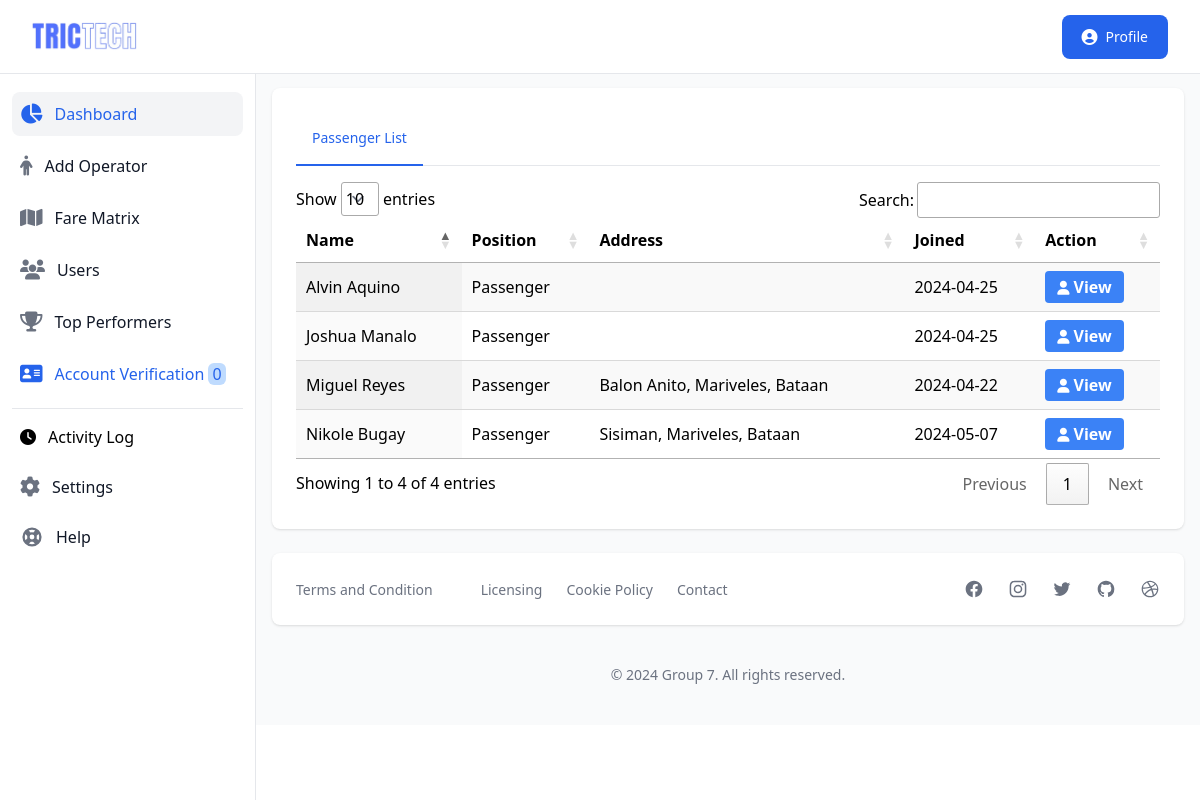
Screenshot of /view/passenger-view.php (signed in) with the database file from the repository.
### tables this page shows
CREATE TABLE `account` (
  `id` int(11) NOT NULL,
  `unique_id` varchar(100) NOT NULL,
  `profile_img` varchar(250) DEFAULT NULL,
  `fname` varchar(50) NOT NULL,
  `lname` varchar(50) NOT NULL,
  `email` varchar(50) NOT NULL,
  `contact` varchar(20) NOT NULL,
  `birthdate` varchar(20) DEFAULT NULL,
  `address` varchar(100) DEFAULT NULL,
  `password` varchar(255) NOT NULL,
  `status` varchar(20) NOT NULL,
  `suspension` varchar(30) DEFAULT 'NO',
  `suspension_reason` varchar(255) DEFAULT NULL,
  `position` varchar(20) NOT NULL,
  `type` varchar(30) NOT NULL,
  `vercode` varchar(6) DEFAULT NULL,
  `date` varchar(50) NOT NULL
);

### view/passenger-view.php (the view, shortened to what this page needs)
<?php
    include '../database/connect.php';
    $unique_id = $_SESSION['unique_id'];
    $sqlUser = mysqli_query($conn,"SELECT * FROM account WHERE unique_id = '$unique_id';");
    if(mysqli_num_rows($sqlUser) > 0){
        while($row = mysqli_fetch_assoc($sqlUser)){
            $getType = $row["type"];
        }
    }
?>
<!DOCTYPE html>
<html lang="en">
<head>
    <link rel="stylesheet" href="dist/output.css">
    <link rel="stylesheet" href="https://cdn.datatables.net/1.13.1/css/jquery.dataTables.min.css">
    <link rel="stylesheet" href="https://cdnjs.cloudflare.com/ajax/libs/font-awesome/6.2.1/css/all.min.css" />
    <link rel="stylesheet" href="https://cdn.jsdelivr.net/npm/tw-elements/dist/css/index.min.css" />
    <script src="https://cdn.tailwindcss.com"></script>
</head>
<body>
    <div>
        <nav class="bg-white border-b border-gray-200 fixed z-30 w-full">
            <div class="px-3 py-3 lg:px-5 lg:pl-3">
                <div class="flex items-center justify-between">
                    <div class="flex items-center justify-start">
                        <a href="index.php" class="text-xl font-bold flex items-center p-2 lg:ml-2.5">
                            <img class="w-20 lg:w-28" src="../images/logo.png" alt="logo">
                        </a>
                    </div>
                    <div class="flex items-center">
                        <div class="hidden lg:block">
                            <a href="#" id="dropdownDefault" data-dropdown-toggle="dropdown" class="sm:inline-flex ml-5 text-white bg-blue-600 hover:bg-blue-700 focus:ring-4 font-medium rounded-lg text-sm px-5 py-2.5 text-center items-center mr-3">
                                <i class="mr-2 text-base fa fa-user-circle" aria-hidden="true"></i>
                                Profile
                            </a>
                        </div>
                    </div>
                </div>
            </div>
        </nav>
        <div class="flex overflow-hidden bg-white pt-16">
            <aside id="sidebar" class="fixed hidden z-20 h-full top-0 left-0 pt-16 flex lg:flex flex-shrink-0 flex-col w-64 transition-width duration-75" aria-label="Sidebar">
                <div class="relative flex-1 flex flex-col min-h-0 border-r border-gray-200 bg-white pt-0">
                    <div class="flex-1 flex flex-col pt-5 pb-4 overflow-y-auto">
                        <div class="flex-1 px-3 bg-white divide-y space-y-1">
                            <ul class="space-y-2 pb-2">
                                <li>
                                    <a href="../admin.php" class="text-base text-gray-900 font-normal rounded-lg flex items-center p-2 bg-gray-100 group">
                                    <i class="text-xl text-blue-600 flex-shrink-0 transition duration-75 fa fa-pie-chart" aria-hidden="true"></i>
                                    <span class="ml-3 text-blue-600">Dashboard</span>
                                    </a>
                                </li>
                                <?php if ($getType === 'admin') : ?>
                                    <li>
                                        <a href="../operator.php" class="text-base text-gray-900 font-normal rounded-lg hover:bg-gray-100 flex items-center p-2 group">
                                            <i class="fa fa-male text-xl text-gray-500 flex-shrink-0 transition duration-75" aria-hidden="true"></i>
                                            <span class="ml-3 flex-1 whitespace-nowrap">Add Operator</span>
                                        </a>
                                    </li>
                                <?php endif; ?>
                                <?php if($getType === 'admin') : ?>
                                    <li>
                                        <a href="fare-matrix.php" class="text-base text-gray-900 font-normal rounded-lg hover:bg-gray-100 flex items-center p-2 group ">
                                        <i class="fa fa-map text-xl text-gray-500 flex-shrink-0 transition duration-75" aria-hidden="true"></i>
                                        <span class="ml-3 flex-1 whitespace-nowrap">Fare Matrix</span>
                                        </a>
                                    </li>
                                <?php endif; ?>
                                <?php if($getType === 'admin') : ?>
                                    <a href="../user.php" class="text-base text-gray-900 font-normal rounded-lg hover:bg-gray-100 flex items-center p-2 group ">
                                    <i class="fa fa-users text-xl text-gray-500 flex-shrink-0 group-hover:text-gray-900 transition duration-75" aria-hidden="true"></i>
                                    <span class="ml-3 flex-1 whitespace-nowrap">Users</span>
                                    </a>
                                <?php endif; ?>
                                <li>
                                    <a href="../top-performer.php" class="text-base text-gray-900 font-normal rounded-lg hover:bg-gray-100 flex items-center p-2 group ">
                                    <i class="fa fa-trophy text-xl text-gray-500 flex-shrink-0 transition duration-75" aria-hidden="true"></i>
                                    <span class="ml-3 flex-1 whitespace-nowrap">Top Performers</span>
                                    </a>
                                </li>
                                <li>
                                    <a href="verification-list.php" class="text-base text-gray-900 font-normal rounded-lg hover:bg-gray-100 flex items-center p-2 group ">
                                    <i class="fa fa-address-card text-xl text-blue-600 flex-shrink-0 transition duration-75" aria-hidden="true"></i>
                                    <span class="ml-3 flex-1 text-blue-600 whitespace-nowrap">Account Verification
                                        <span class="bg-blue-200 px-1 rounded-md">
                                            <?php
                                                $totApproval = "SELECT * FROM booking_verification WHERE verification_status = 'pending'";
                                                if ($result = mysqli_query($conn, $totApproval)) {
                                                    $rowcount = mysqli_num_rows( $result );
                                                    echo $rowcount;
                                                }
                                            ?>
                                        </span>
                                    </span>
                                    </a>
                                </li>
                            </ul>
                            <div class="space-y-2 pt-2">
                                <a href="logs.php" class="text-base hover:bg-gray-100 font-normal rounded-lg group transition duration-75 flex items-center p-2">
                                    <i class="fa fa-clock  text-base text-gray-r00 flex-shrink-0 transition duration-75" name="settings-outline"></i>
                                    <span class="ml-3 ">Activity Log</span>
                                </a>
                                <a href="setting.php" class="text-base text-gray-900 font-normal rounded-lg hover:bg-gray-100 group transition duration-75 flex items-center p-2">
                                    <i class="fa fa-cog  text-xl text-gray-500 flex-shrink-0 group-hover:text-gray-900 transition duration-75" name="settings-outline"></i>
                                    <span class="ml-3">Settings</span>
                                </a>
                                <a href="#" class="text-base text-gray-900 font-normal rounded-lg hover:bg-gray-100 group transition duration-75 flex items-center p-2">
                                    <span class="ml-3">Help</span>
                                </a>
                            </div>
                        </div>
                    </div>
                </div>
            </aside>
            <div id="main-content" class="h-full w-full bg-gray-50 relative overflow-y-auto lg:ml-64">
                <main>
                    <div class="pt-6 px-4 bg-white-400">
                        <div class="bg-white shadow rounded-lg p-4 mb-4 sm:p-6 sm:mb-0 xl:p-8 ">
                            <div class="mb-4 border-b border-gray-200 dark:border-gray-700">
                                <ul class="flex flex-wrap -mb-px text-sm font-medium text-center" id="myTab" data-tabs-toggle="#myTabContent" role="tablist">
                                    <li class="mr-2" role="presentation">
                                        <button class="inline-block p-4 rounded-t-lg border-b-2" id="profile-tab" data-tabs-target="#profile" type="button" role="tab" aria-controls="profile" aria-selected="false">Passenger List</button>
                                    </li>
                                </ul>
                            </div>
                            <div id="adminAcountTab">
                                <div class="" id="profile" role="tabpanel" aria-labelledby="profile-tab">
                                    <table id="table_log" class="display" cellspacing="0" width="100%">
                                        <thead>
                                            <tr>
                                                <th scope="col" class="py-3 px-6">Name</th>
                                                <th scope="col" class="py-3 px-6">Position</th>
                                                <th scope="col" class="py-3 px-6">Address</th>
                                                <th scope="col" class="py-3 px-6">Joined</th>
                                                <th scope="col" class="py-3 px-6">Action</th>
                                            </tr>
                                        </thead>
                                        <tbody>
                                                <?php
                                                    $account = mysqli_query($conn,"SELECT * FROM account WHERE status='activated' AND type = 'passenger'");
                                                    if(mysqli_num_rows($account) > 0){
                                                        while($row = mysqli_fetch_assoc($account)){
                                                            extract($row);
                                                            ?>
                                                            <tr>
                                                                <td scope="row"><?php echo $fname." ".$lname; ?></td>
                                                                <td><?php echo $position; ?></td>
                                                                <td><?php echo $address; ?></td>
                                                                <td>
                                                                <?php echo date('Y-m-d', strtotime($date)); ?>
                                                                </td>
                                                                <td>
                                                                    <form method="GET">
                                                                        <button formaction="../view-profile.php" name="viewProfile" value="<?php echo $unique_id; ?>" type="submit" class="bg-blue-500 hover:bg-blue-600 text-white font-bold py-1 px-3 rounded hover:shadow-lg focus:bg-blue-600 focus:shadow-lg focus:outline-none focus:ring-0 transition duration-150 ease-in-out">
                                                                            <i class="fa fa-user text-sm" aria-hidden="true"></i>
                                                                            View
                                                                        </button>
                                                                    </form>
                                                                </td>
                                                            </tr>
                                                            <?php
                                                        }
                                                    }
                                                ?>
                                        </tbody>
                                    </table>
                                </div>
                            </div>
                        </div>
                    </div>
                </main>
                <footer class="bg-white md:flex md:items-center md:justify-between shadow rounded-lg p-4 md:p-6 xl:p-8 my-6 mx-4">
                    <ul class="flex items-center flex-wrap mb-6 md:mb-0">
                    <li><a href="#" class="text-sm font-normal text-gray-500 hover:underline mr-4 md:mr-6">Terms and Condition</a></li>
                    <li><a href="#" class="text-sm font-normal text-gray-500 hover:underline mr-4 md:mr-6"></a></li>
                    <li><a href="#" class="text-sm font-normal text-gray-500 hover:underline mr-4 md:mr-6">Licensing</a></li>
                    <li><a href="#" class="text-sm font-normal text-gray-500 hover:underline mr-4 md:mr-6">Cookie Policy</a></li>
                    <li><a href="#" class="text-sm font-normal text-gray-500 hover:underline">Contact</a></li>
                    </ul>
                    <div class="flex sm:justify-center space-x-6">
                    <a href="#" class="text-gray-500 hover:text-gray-900">
                    </a>
                    <a href="#" class="text-gray-500 hover:text-gray-900">
                    </a>
                    <a href="#" class="text-gray-500 hover:text-gray-900">
                    </a>
                    <a href="#" class="text-gray-500 hover:text-gray-900">
                    </a>
                    <a href="#" class="text-gray-500 hover:text-gray-900">
                    </a>
                    </div>
                </footer>
                <p class="text-center text-sm text-gray-500 my-10">
                    &copy; <?php echo date('Y'); ?> <a href="#" class="hover:underline" >Group 7</a>. All rights reserved.
                </p>
            </div>
        </div>
    </div>
</body>
</html>

### rows the page displays
account: fname "Miguel", lname "Reyes", position "Passenger", address "Balon Anito, Mariveles, Bataan", date "2024-04-22"
account: fname "Joshua", lname "Manalo", position "Passenger", date "2024-04-25"
account: fname "Alvin", lname "Aquino", position "Passenger", date "2024-04-25"
account: fname "Nikole", lname "Bugay", position "Passenger", address "Sisiman, Mariveles, Bataan", date "2024-05-07"

### other values shown
$rowcount "0"
